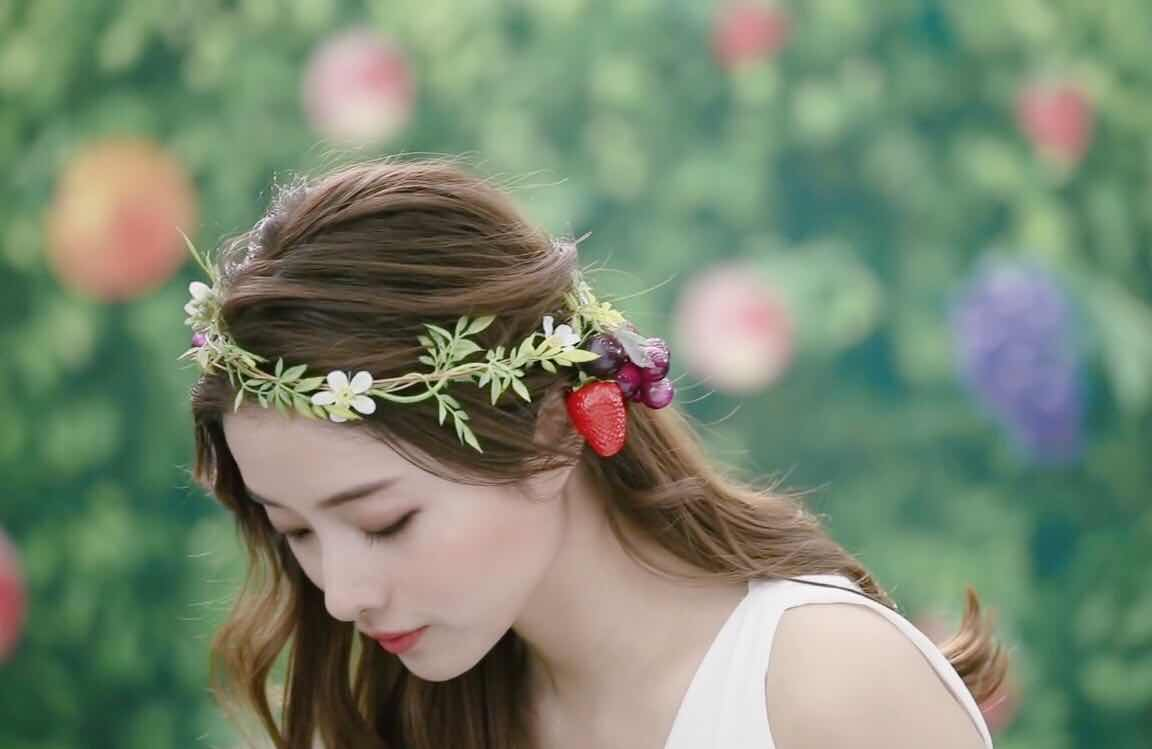
%> input picture 2020-2021 1 SOFT130051 多媒体技术基础/Project/Project2/src/satomi.jpg, 1152 x 749 px
$ octave test_4.m   (GNU Octave 9; MATLAB toolbox functions it lacks are replaced by stand-ins)
%> lines starting %> are read from the running program, lines starting %| are printed output that depends on the picture
% 读取原图文件
I = imread('satomi.jpg');
%> I is the input picture: size 749x1152x3 uint8; mean R, G, B 121, 134.2, 112.2

% 叠加密度为0.04的椒盐噪声。
J = imnoise(I, 'salt & pepper', 0.04);
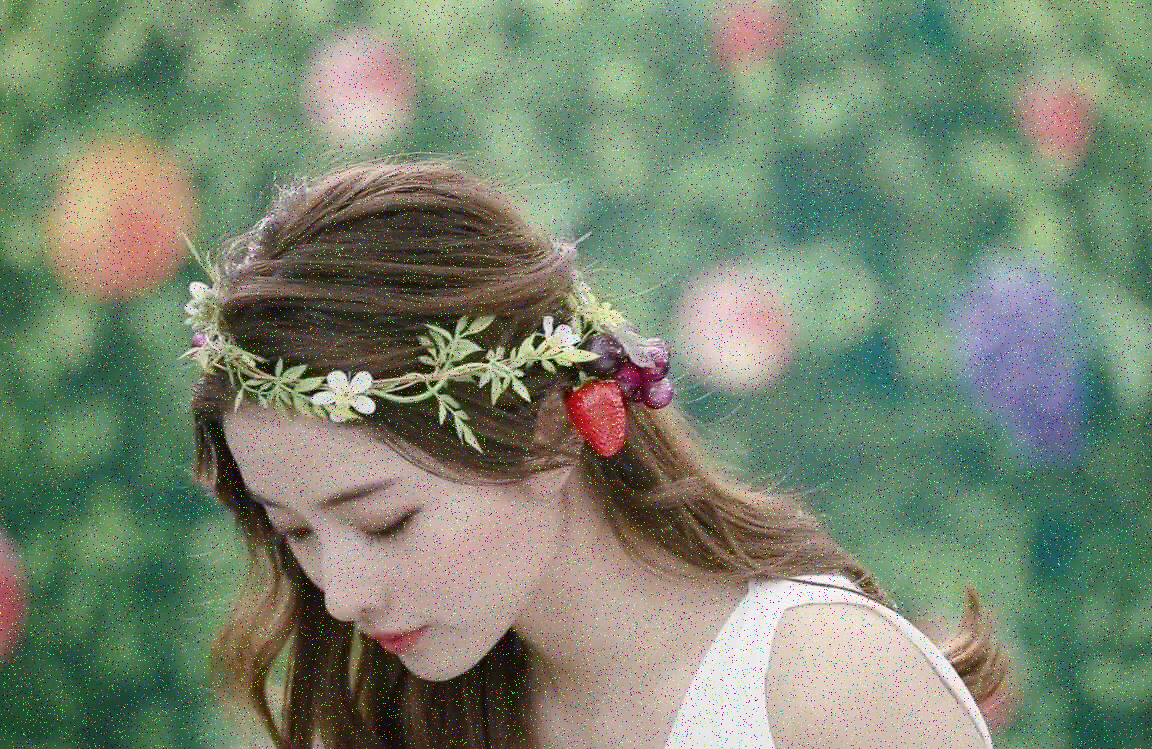
%> J: size 749x1152x3 uint8; mean R, G, B 121.3, 134, 112.8

% 使用窗口大小为3×3的中值滤波去噪
% 由于函数medfilte2只支持二维矩阵，所以分为R、G、B三个维度进行
filter1(:, :, 1) = medfilt2(J(:, :, 1), [3 3]);
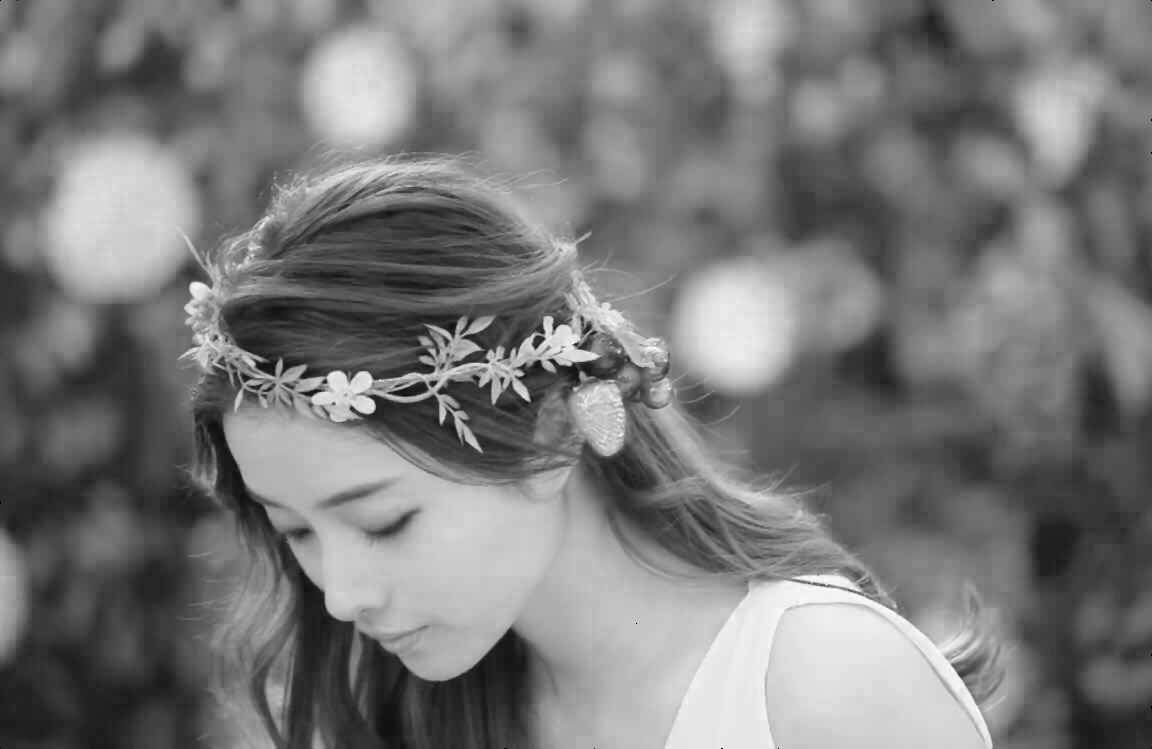
%> filter1: size 749x1152 uint8; min 0, max 255, mean 121
filter1(:, :, 2) = medfilt2(J(:, :, 2), [3 3]);
filter1(:, :, 3) = medfilt2(J(:, :, 3), [3 3]);
%> filter1: size 749x1152x3 uint8

% 使用窗口大小为3×3的均值滤波去噪
h = fspecial('average', [3 3]);
filter2 = imfilter(J, h);

% 展示原图片、加椒盐噪音后的图片、中值滤波后的图片、均值滤波后的图片
figure
subplot(2, 2, 1), imshow(I), title("原图");
subplot(2, 2, 2), imshow(J), title("加椒盐噪音");
subplot(2, 2, 3), imshow(filter1), title("去噪1");
subplot(2, 2, 4), imshow(filter2), title("去噪2");
%> after `title("去噪2")`:
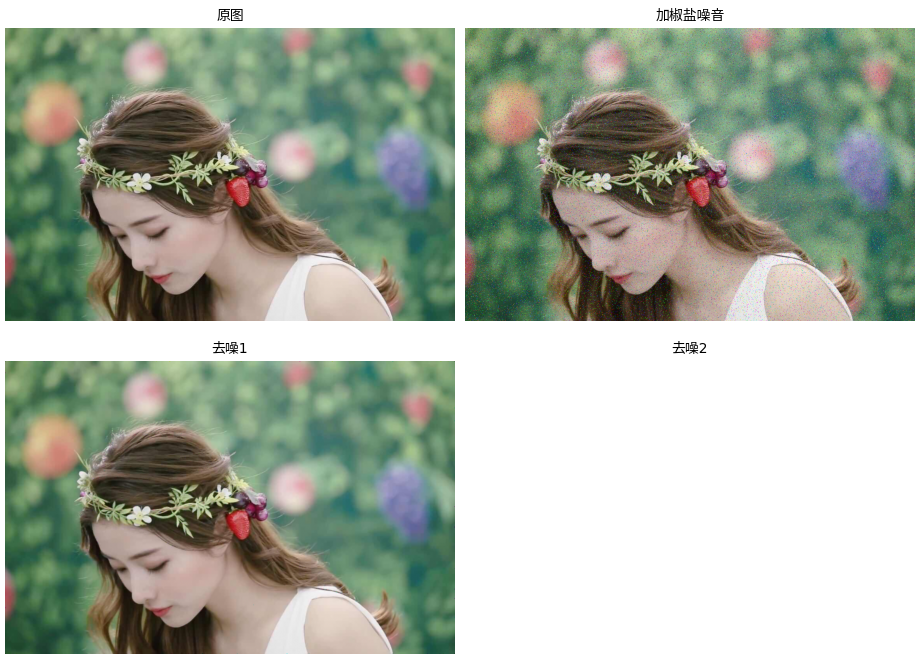
%> figure redrawn from the program's plot data, 4 panels
